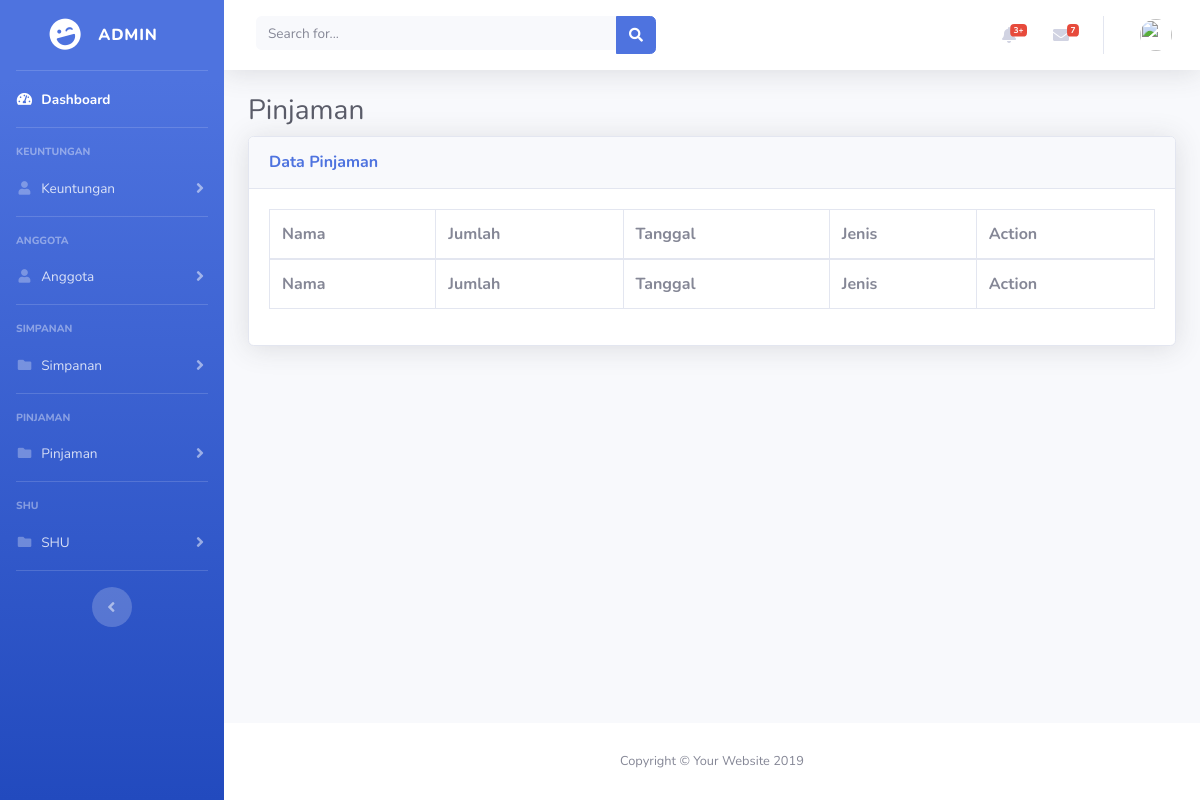
Page /index.php/dashboard/data_pinjaman on the earlier database version.
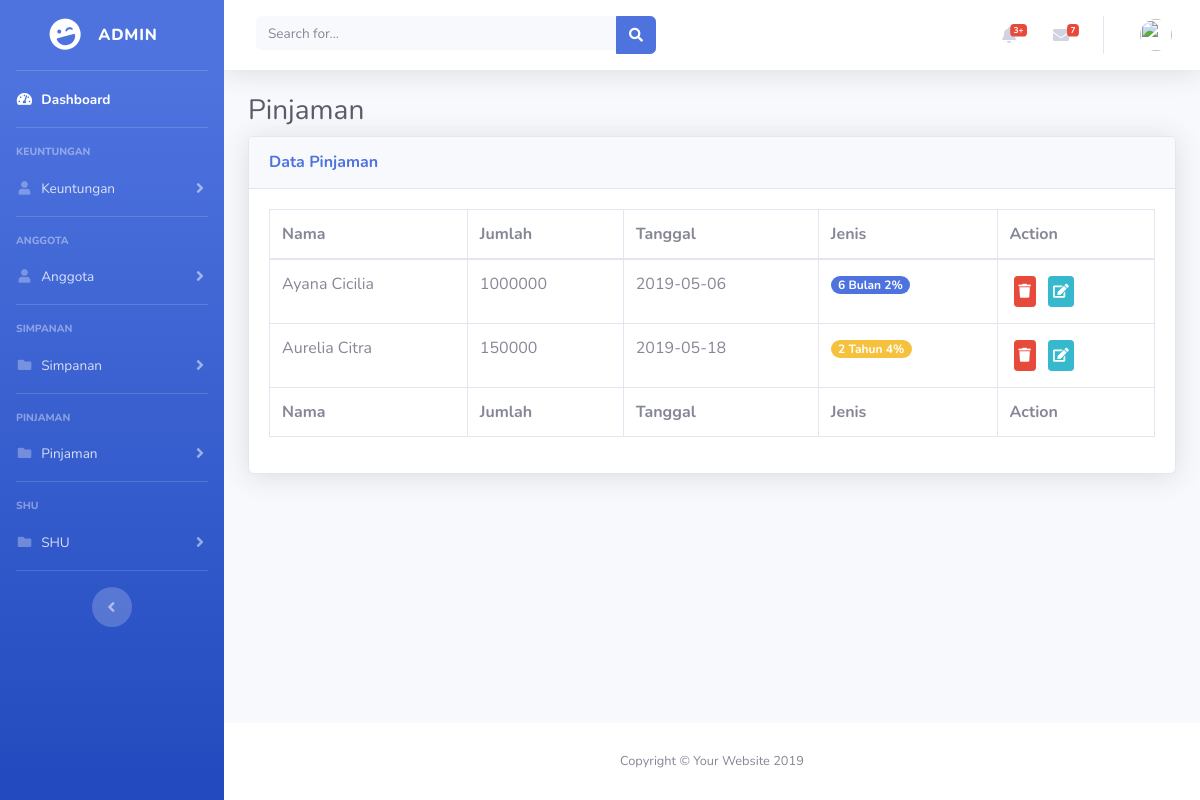
Same page on the later database version.
### tables this page shows
CREATE TABLE IF NOT EXISTS `pinjaman` (
  `id` int(11) NOT NULL AUTO_INCREMENT,
  `id_pinjaman` char(50) DEFAULT NULL,
  `id_anggota` char(50) DEFAULT NULL,
  `jumlah` int(12) DEFAULT NULL,
  `tanggal` date DEFAULT NULL,
  `status` tinyint(1) DEFAULT '0',
  `jenis` tinyint(1) DEFAULT '0',
  KEY `Index 1` (`id`)
);

CREATE TABLE IF NOT EXISTS `anggota` (
  `id` int(11) NOT NULL AUTO_INCREMENT,
  `id_anggota` char(10) DEFAULT NULL,
  `username` char(50) DEFAULT NULL,
  `nama` varchar(225) NOT NULL,
  `password` char(50) DEFAULT NULL,
  `jenis_kelamin` char(1) DEFAULT NULL,
  `no_telpon` char(13) DEFAULT NULL,
  `alamat` text,
  `tanggal_gabung` timestamp NULL DEFAULT CURRENT_TIMESTAMP,
  `level` tinyint(1) DEFAULT NULL,
  `status` tinyint(1) DEFAULT NULL,
  `tanggal_lahir` date DEFAULT NULL,
  KEY `Index 1` (`id`,`username`)
);

### application/controllers/Dashboard.php (called while the page is built, shortened)
<?php
class Dashboard extends CI_Controller {
	public function __construct() {
		$this->load->library('session');
		$this->load->model('m_login','mdata');
	}
	public function data_pinjaman() {
		$data['pinjaman'] = $this->mdata->tampil_data_pinjaman();
		$this->load->view('admin/pinjaman/data',$data);
	}
}

### index.php (called while the page is built, shortened)
<?php
require_once BASEPATH.'core/CodeIgniter.php';

### application/models/m_login.php (called while the page is built, shortened)
<?php
class m_login extends CI_Model {
	public function tampil_data_pinjaman() {
		$this->db->select('p.id, a.nama, p.jumlah, p.status, p.tanggal,p.jenis');
		$this->db->from('pinjaman as p');
		$this->db->join('anggota as a','a.id_anggota = p.id_anggota');
		$sql = $this->db->get();
		if ($this->db->affected_rows() > 0) {
			return $sql->result();
		} else {
			return false;
		}
	}
}

### application/views/admin/pinjaman/data.php (the view, shortened to what the changed rows need)
<!DOCTYPE html>
<html lang="en">
<head>
    <link href="<?=base_url()?>/admin/assets/vendor/fontawesome-free/css/all.min.css" rel="stylesheet"
        type="text/css" />
    <link href="<?=base_url()?>/admin/assets/css/sb-admin-2.min.css" rel="stylesheet" />
    <link href="<?=base_url()?>/admin/assets/vendor/datatables/dataTables.bootstrap4.min.css" rel="stylesheet" />
</head>
<body id="page-top">
    <div id="wrapper">
        <div id="content-wrapper" class="d-flex flex-column">
            <div id="content">
                <div class="container-fluid">
                    <h1 class="h3 mb-2 text-gray-800">Pinjaman</h1>
                    <div class="card shadow mb-4">
                        <div class="card-body">
                            <div class="table-responsive">
                                <table class="table table-bordered" id="dataTable" width="100%" cellspacing="0">
                                <thead>
                                        <tr>
                                            <th>Nama</th>
                                            <th>Jumlah</th>
                                            <th>Tanggal</th>
                                            <th>Jenis</th>
                                            <th>Action</th>
                                        </tr>
                                    </thead>
                                    <tfoot>
                                        <tr>
                                            <th>Nama</th>
                                            <th>Jumlah</th>
                                            <th>Tanggal</th>
                                            <th>Jenis</th>
                                            <th>Action</th>
                                        </tr>
                                    </tfoot>
                                    <tbody>
                                        <?php if ($pinjaman != false) {foreach($pinjaman as $row) {
                      ?>
                                        <tr>
                                            <td><?=$row->nama?></td>
                                            <td><?=$row->jumlah?></td>
                                            <td><?=$row->tanggal?></td>
                                            <td>
                                                <?php
                                                    if ($row->jenis == 1) {
                                                        echo '<span class="badge badge-pill badge-primary">6 Bulan 2%</span>';
                                                    } elseif ($row->jenis == 2) {
                                                        echo '<span class="badge badge-pill badge-success">1 Tahun 3%</span>';
                                                    } elseif ($row->jenis == 3) {
                                                        echo '<span class="badge badge-pill badge-warning">2 Tahun 4%</span>';
                                                    }
                                                ?>
                                            </td>
                                            <td>
                                                <a href="<?php echo base_url('dashboard/hapus_pinjaman/').$row->id;?>" class="btn btn-sm btn-danger p-1 m-1"><i class="fa fa-trash"></i></a>
                                                <button class="btn btn-sm btn-info p-1 m-1 editData" data="<?=$row->id?>" data-toggle="modal" data-target="#modelId"><i class="fa fa-edit"></i></button>
                                            </td>
                                        </tr>
                                        <?php } }?>
                                    </tbody>
                                </table>
                            </div>
                        </div>
                    </div>
                </div>
            </div>
        </div>
    </div>
</body>
</html>

Differences in the rows shown:
added pinjaman: anggota.nama "Ayana Cicilia", jumlah "1000000", tanggal "2019-05-06", jenis "6 Bulan 2%"
added pinjaman: anggota.nama "Aurelia Citra", jumlah "150000", tanggal "2019-05-18", jenis "2 Tahun 4%"
